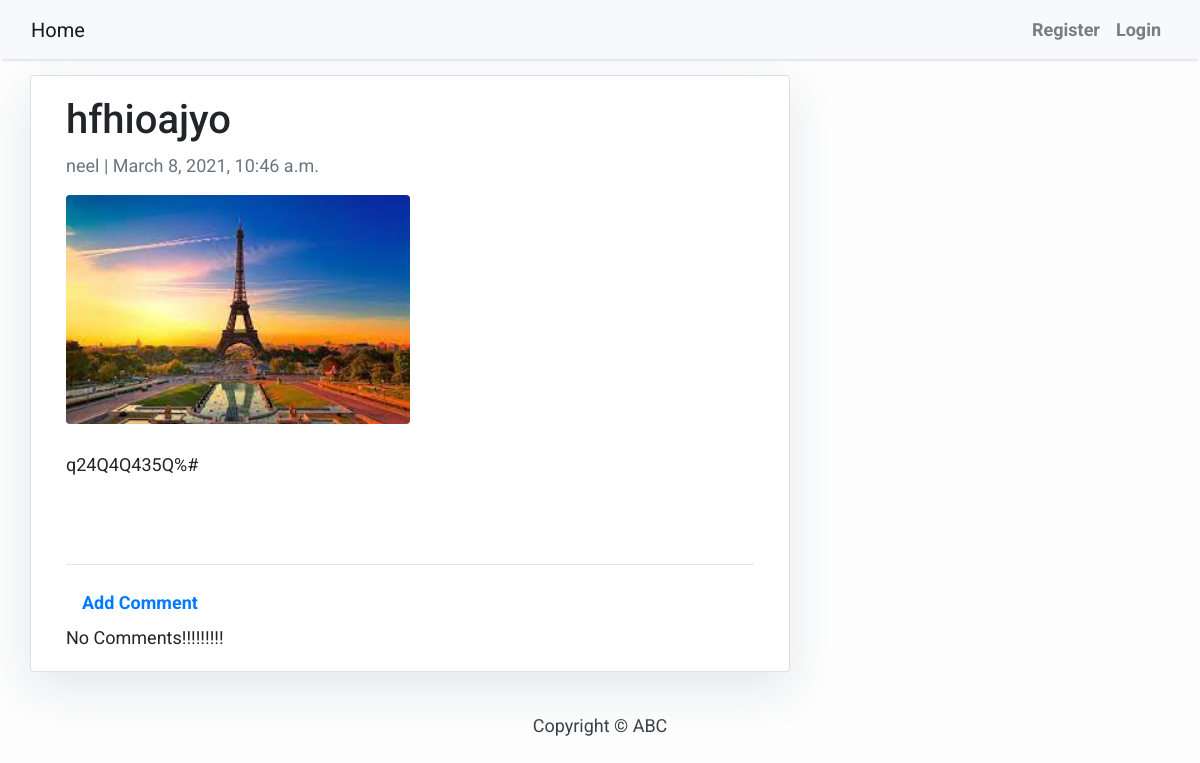
Page /14346228/1 on the earlier database version.
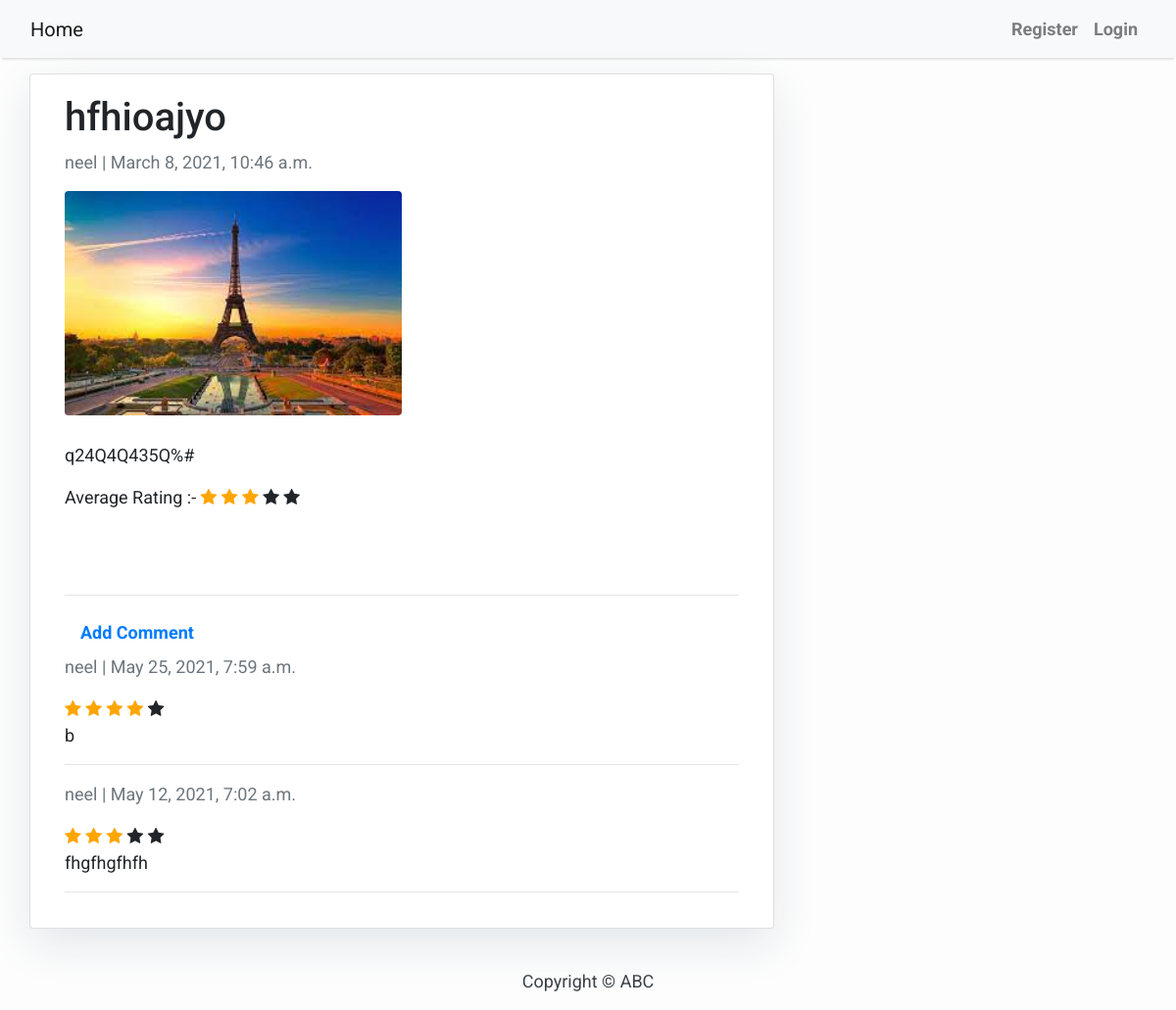
Same page on the later database version.
### blog/models.py (models this page shows)
class Comments(models.Model):
    post = models.ForeignKey(
        Post, related_name="comments", on_delete=models.CASCADE)
    text = models.CharField(max_length=300)
    score = models.IntegerField(default=1,
            validators=[
                MaxValueValidator(5),
                MinValueValidator(0),
            ]
         )
    author = models.ForeignKey(
        User, on_delete=models.CASCADE, related_name='commentAuther')
    created = models.DateTimeField(auto_now_add=True)
    permission = models.BooleanField(default=False)

### blog/views.py (the view)
# urls.py: path(r'<slug:slug>/<int:page>', views.post_detail, name='post_detail'),
def post_detail(request, slug, page):
    post = get_object_or_404(Post, slug=slug)
    comment = Comments.objects.filter(post__slug=slug, permission = True ).order_by('-created')
    average = comment.aggregate(Avg("score"))["score__avg"]
    context = {'data':post, 'page_no':page, 'comment':comment,'average':average}
    return render(request, 'blog/post_detail.html', context)

### blog/templates/blog/post_detail.html (shortened to what this page needs)
{% extends 'blog/base.html' %}
{% block content %}
<div class="container">
  <div class="row">
    <div class="col-md-8 card mb-4  mt-3 left  top">
      <div class="card-body">
        <h1>{% block title %} {{ data.title }} {% endblock title %}</h1>
        <p class=" text-muted">{{ data.author }} | {{ data.created_on }}</p>
        {% if data.image %}
          <img src="{{data.image.url}}" class="rounded" width="50%">
          <br>
          <br>
        {% endif %}
          <p class="card-text ">{{ data.content | safe }}</p>
          {% if average > 0 %}
          <p class="card-text ">Average Rating :-
            <span class="fa fa-star {%if average >= 1 %}checked {% else %} unchecked {% endif %} "></span>
            <span class="fa fa-star {%if average >= 2 %}checked {% else %} unchecked {% endif %}"></span>
            <span class="fa fa-star {%if average >= 3 %}checked {% else %} unchecked {% endif %}"></span>
            <span class="fa fa-star {%if average >= 4 %}checked {% else %} unchecked {% endif %}"></span>
            <span class="fa fa-star {%if average >= 5 %}checked {% else %} unchecked {% endif %}"></span>
          </p>
          {% endif %}
        <br>
        <br>
        <hr>
        <a class="nav-link text-black font-weight-bold"href="{% url 'blog:comment' slug=data.slug  %}">Add Comment</a>
        {% if comment %}
            {% for i in comment %}
            {% if i.permission == True %}
            <p class=" text-muted">{{ i.author }} | {{ i.created }}</p>
            <span class="fa fa-star {%if i.score >= 1 %}checked {% else %} unchecked {% endif %} "></span>
            <span class="fa fa-star {%if i.score >= 2 %}checked {% else %} unchecked {% endif %}"></span>
            <span class="fa fa-star {%if i.score >= 3 %}checked {% else %} unchecked {% endif %}"></span>
            <span class="fa fa-star {%if i.score >= 4 %}checked {% else %} unchecked {% endif %}"></span>
            <span class="fa fa-star {%if i.score >= 5 %}checked {% else %} unchecked {% endif %}"></span>
            <p class="card-text ">{{ i.text | safe }}</p>
            <hr>
            {% endif %}
            {% endfor %}
        {% else %}
          No Comments!!!!!!!!!
        {% endif %}
      </div>
      </div>
    </div>
  </div>
{% endblock content %}

Differences in the rows shown:
now on this page (row edited): Comments: author "neel", created "May 25, 2021, 7:59 a.m.", score 4 (drawn), text "b"
now on this page (row edited): Comments: author "neel", created "May 12, 2021, 7:02 a.m.", score 3 (drawn), text "fhgfhgfhfh"
Other differences:
text no longer shown: "No Comments!!!!!!!!!"
text now shown: "Average Rating :-"
